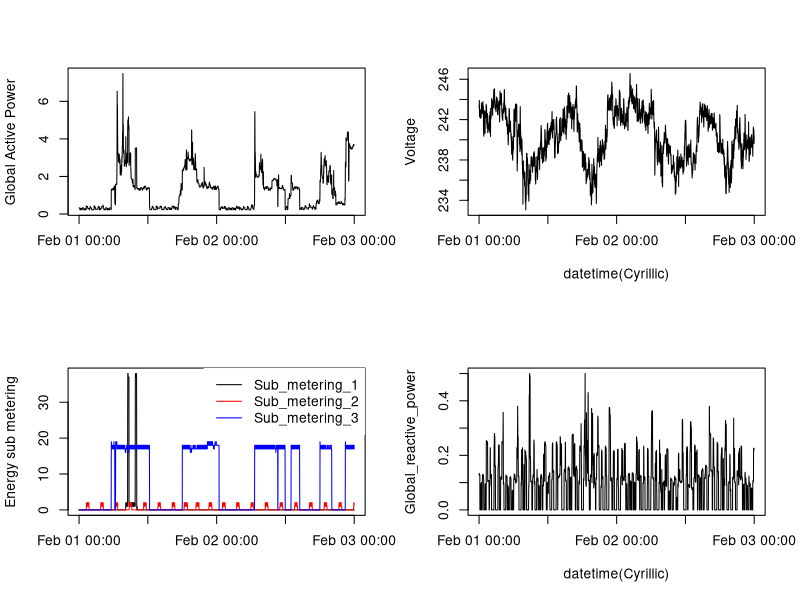

The R source for this figure:
data <- read.csv("data.csv")
png(file="plot4.png", width=480, height=480)
data$dateTime <- strptime(paste(data$Date, data$Time), "%d/%m/%Y %H:%M:%S")

par(mfrow=c(2,2))
plot(data$dateTime, data$Global_active_power, xlab = "",
     ylab = "Global Active Power", type = "l")

plot(data$dateTime, data$Voltage, xlab = "datetime(Cyrillic)",
     ylab = "Voltage", type = "l")

plot(data$dateTime, data$Sub_metering_1, xlab = "",
     ylab = "Energy sub metering", type = "l", col="black")
lines(data$dateTime, data$Sub_metering_2, col="red")
lines(data$dateTime, data$Sub_metering_3, col="blue")
legend("topright",legend=c("Sub_metering_1", "Sub_metering_2", "Sub_metering_3"),
       lty=c(1,1), col=c("black", "red", "blue"), box.col="white")    

plot(data$dateTime, data$Global_reactive_power, xlab = "datetime(Cyrillic)",
     ylab = "Global_reactive_power", type = "l")
dev.off()